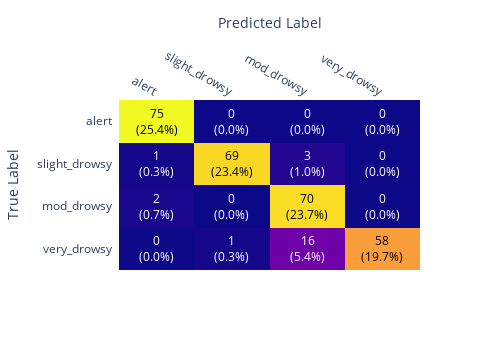

Notebook code cell kept with this figure:
### Code cell
# Construct a visualization for the confusion matrix
z_test = confusion_matrix(test_true,test_pred)

# reformat the matrix
z_test[[0,1,2,3],:] = z_test[[3,2,1,0],:]

x = ['alert','slight_drowsy','mod_drowsy','very_drowsy']
y = ['very_drowsy','mod_drowsy', 'slight_drowsy', 'alert']

def format_text(z):
    """
    This function receives the confusion matrix values and formats the text
    to display in the matrix with the value and percentage of total data.
    """
    return f'{z}<br>({z / np.sum(z_test) * 100:.1f}%)'

z_text = np.vectorize(format_text)(z_test)

heatmap = ff.create_annotated_heatmap(z_test, x=x, y=y, annotation_text=z_text, colorscale='plasma')
heatmap.update_layout(height=350,width=500,
                      xaxis_title="Predicted Label",yaxis_title="True Label")
heatmap.show()

### Figure 1 — Plotly figure (JSON) as saved in the notebook; plotly's stock layout.template omitted (floating-point values rounded to 4 significant figures)
{"data": [{"colorscale": [[0, "#0d0887"], [0.1111, "#46039f"], [0.2222, "#7201a8"], [0.3333, "#9c179e"], [0.4444, "#bd3786"], [0.5556, "#d8576b"], [0.6667, "#ed7953"], [0.7778, "#fb9f3a"], [0.8889, "#fdca26"], [1, "#f0f921"]], "reversescale": false, "showscale": false, "type": "heatmap", "x": ["alert", "slight_drowsy", "mod_drowsy", "very_drowsy"], "y": ["very_drowsy", "mod_drowsy", "slight_drowsy", "alert"], "z": [[0, 1, 16, 58], [2, 0, 70, 0], [1, 69, 3, 0], [75, 0, 0, 0]]}], "layout": {"annotations": [{"font": {"color": "#FFFFFF"}, "showarrow": false, "text": "0<br>(0.0%)", "x": "alert", "xref": "x", "y": "very_drowsy", "yref": "y"}, {"font": {"color": "#FFFFFF"}, "showarrow": false, "text": "1<br>(0.3%)", "x": "slight_drowsy", "xref": "x", "y": "very_drowsy", "yref": "y"}, {"font": {"color": "#FFFFFF"}, "showarrow": false, "text": "16<br>(5.4%)", "x": "mod_drowsy", "xref": "x", "y": "very_drowsy", "yref": "y"}, {"font": {"color": "#000000"}, "showarrow": false, "text": "58<br>(19.7%)", "x": "very_drowsy", "xref": "x", "y": "very_drowsy", "yref": "y"}, {"font": {"color": "#FFFFFF"}, "showarrow": false, "text": "2<br>(0.7%)", "x": "alert", "xref": "x", "y": "mod_drowsy", "yref": "y"}, {"font": {"color": "#FFFFFF"}, "showarrow": false, "text": "0<br>(0.0%)", "x": "slight_drowsy", "xref": "x", "y": "mod_drowsy", "yref": "y"}, {"font": {"color": "#000000"}, "showarrow": false, "text": "70<br>(23.7%)", "x": "mod_drowsy", "xref": "x", "y": "mod_drowsy", "yref": "y"}, {"font": {"color": "#FFFFFF"}, "showarrow": false, "text": "0<br>(0.0%)", "x": "very_drowsy", "xref": "x", "y": "mod_drowsy", "yref": "y"}, {"font": {"color": "#FFFFFF"}, "showarrow": false, "text": "1<br>(0.3%)", "x": "alert", "xref": "x", "y": "slight_drowsy", "yref": "y"}, {"font": {"color": "#000000"}, "showarrow": false, "text": "69<br>(23.4%)", "x": "slight_drowsy", "xref": "x", "y": "slight_drowsy", "yref": "y"}, {"font": {"color": "#FFFFFF"}, "showarrow": false, "text": "3<br>(1.0%)", "x": "mod_drowsy", "xref": "x", "y": "slight_drowsy", "yref": "y"}, {"font": {"color": "#FFFFFF"}, "showarrow": false, "text": "0<br>(0.0%)", "x": "very_drowsy", "xref": "x", "y": "slight_drowsy", "yref": "y"}, {"font": {"color": "#000000"}, "showarrow": false, "text": "75<br>(25.4%)", "x": "alert", "xref": "x", "y": "alert", "yref": "y"}, {"font": {"color": "#FFFFFF"}, "showarrow": false, "text": "0<br>(0.0%)", "x": "slight_drowsy", "xref": "x", "y": "alert", "yref": "y"}, {"font": {"color": "#FFFFFF"}, "showarrow": false, "text": "0<br>(0.0%)", "x": "mod_drowsy", "xref": "x", "y": "alert", "yref": "y"}, {"font": {"color": "#FFFFFF"}, "showarrow": false, "text": "0<br>(0.0%)", "x": "very_drowsy", "xref": "x", "y": "alert", "yref": "y"}], "height": 350, "width": 500, "xaxis": {"dtick": 1, "gridcolor": "rgb(0, 0, 0)", "side": "top", "ticks": "", "title": {"text": "Predicted Label"}}, "yaxis": {"dtick": 1, "ticks": "", "ticksuffix": "  ", "title": {"text": "True Label"}}}}
